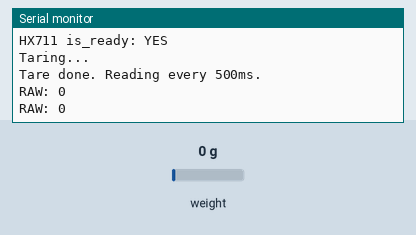
Bench run of a sketch on a simulated Arduino Uno, built with avr-gcc and run on an emulated ATmega328P. Shown: the last lines printed to the serial monitor. The test bench sets the inputs (shaded band); at power-on: weight on the scale 0 g.

Above: at 2.2 s.
2.3 s: weight on the scale set to 100 g
At 2.7 s:
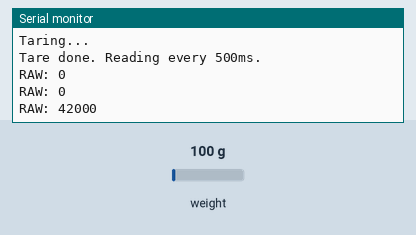
3.8 s: weight on the scale set to 1250 g
At 4.6 s:
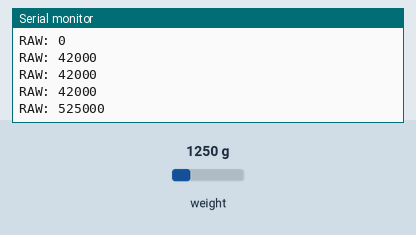
Timing chart, 0 to 6.8 s (numbered marks = the images above; inputs shaded):
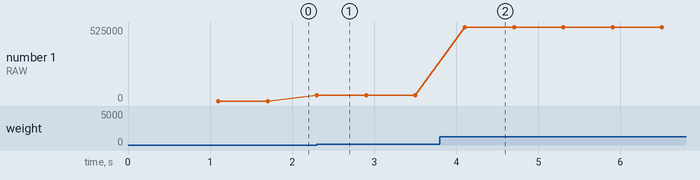

Measured:
- after the input at 2.3 s, the serial monitor: prints a new line at once (image 1)
- after the input at 3.8 s, the serial monitor: prints a new line after 0.30 s (image 2)
- plotted number 1: 0 → 42000 after the input at 2.3 s, 42000 → 525000 after the input at 3.8 s

The sketch:

hx711_test.ino
```cpp
// HX711 standalone test
// DT  -> Teensy pin 8
// SCK -> Teensy pin 27

#include "HX711.h"

HX711 scale;

void setup() {
    Serial.begin(115200);
    while (!Serial) delay(10);

    Serial.println("HX711 test starting...");
    scale.begin(8, 27);

    Serial.print("HX711 is_ready: ");
    Serial.println(scale.is_ready() ? "YES" : "NO");

    if (scale.is_ready()) {
        Serial.println("Taring...");
        scale.tare();
        Serial.println("Tare done. Reading every 500ms.");
    } else {
        Serial.println("HX711 not detected. Check wiring.");
    }
}

void loop() {
    if (scale.is_ready()) {
        long raw = scale.read();
        Serial.print("RAW: ");
        Serial.println(raw);
    } else {
        Serial.println("NOT READY");
    }
    delay(500);
}
```
